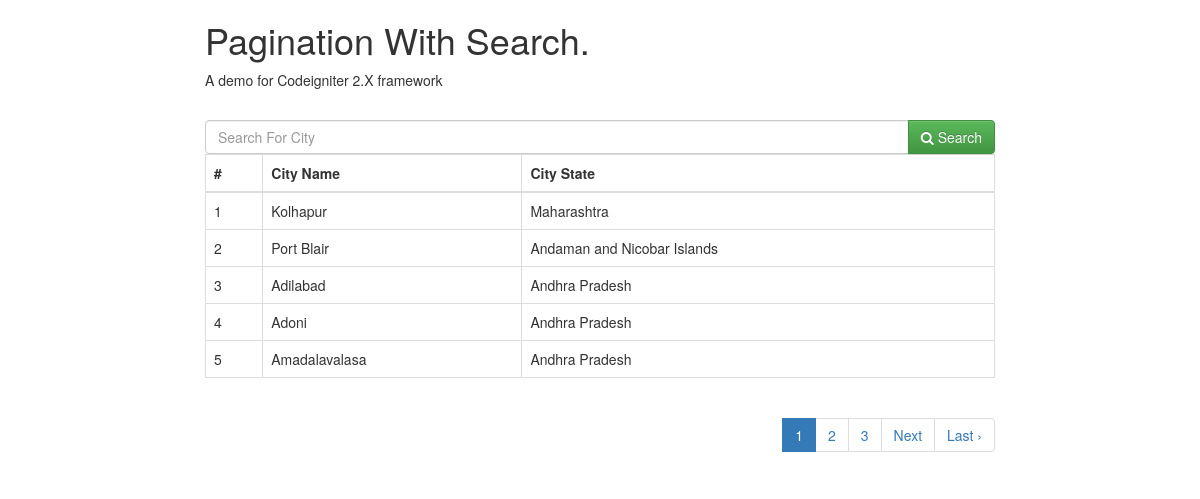
The page / on the database its author committed.
### tables this page shows
CREATE TABLE IF NOT EXISTS `cities` (
  `city_id` int(11) NOT NULL AUTO_INCREMENT,
  `city_name` varchar(100) NOT NULL,
  `city_state` varchar(100) NOT NULL,
  PRIMARY KEY (`city_id`)
);

### index.php (called while the page is built, shortened)
<?php
require_once BASEPATH.'core/CodeIgniter.php';

### application/views/listCities.php (the view, shortened to what this page needs)
?><!DOCTYPE html>
<html lang="en">
    <head>
        <link rel="stylesheet" href="https://maxcdn.bootstrapcdn.com/bootstrap/3.3.7/css/bootstrap.min.css">
        <link rel="stylesheet" href="https://maxcdn.bootstrapcdn.com/bootstrap/3.3.7/css/bootstrap-theme.min.css">
        <link rel="stylesheet" href="https://maxcdn.bootstrapcdn.com/font-awesome/4.6.3/css/font-awesome.min.css">
    </head>
    <body>
        <div id="container">
            <div class="row">
                <div class="col-md-8 col-md-offset-2 col-lg-8 col-lg-offset-2 col-sm-12">
                    <h1>Pagination With Search.</h1>
                    <p>A demo for Codeigniter 2.X framework</p>
                    <br>
                    <form action="" method="GET">
                        <div class="input-group pull-right">
                            <input type="text" class="form-control" placeholder="Search For City"
                                   name="cityFilter" value="<?php
                                   if (!empty($_GET['cityFilter'])) {
                                       echo $_GET['cityFilter'];
                                   }
                                   ?>">
                            <span class="input-group-btn">
                                <button type="submit" class="btn btn-success"><i class="fa fa-search"></i> Search</button>
                            </span>
                        </div>
                    </form>
                    <table class="table table-bordered table-hover" border="1">
                        <thead>
                            <tr>
                                <th>#</th>
                                <th>City Name</th>
                                <th>City State</th>
                            </tr>
                        </thead>
                        <tbody>
                            <?php
                            foreach ($results as $o) {
                                ?>
                                <tr>
                                    <td><?php echo $o->city_id; ?></td>
                                    <td><?php echo $o->city_name; ?></td>
                                    <td><?php echo $o->city_state; ?></td>
                                </tr>
                            <?php }
                            ?>
                        </tbody>
                    </table>
                    <ul class="pagination pull-right">
                        <?php
                        foreach ($links as $link) {
                            echo "<li>" . $link . "</li>";
                        }
                        ?>
                    </ul>
                </div>
            </div>
        </div>
    </body>
</html>

### application/controllers/Listing.php (shortened to what this page needs)
<?php
class Listing extends CI_Controller {
    public function index() {
        $this->db->select("*");
        $this->db->from("cities");
        $cityRecordsCount = $this->db->get();
        $totalRecords = $cityRecordsCount->num_rows();
        $limit = 5;
        if (!empty($_GET['cityFilter'])) {
            $config["base_url"] = base_url('Listing/index?cityFilter=' . $_GET['cityFilter']);
        } else {
            $config["base_url"] = base_url('Listing/index?cityFilter=');
        }
        $config["total_rows"] = $totalRecords;
        $config["per_page"] = $limit;
        $config['use_page_numbers'] = TRUE;
        $config['page_query_string'] = TRUE;
        $config['enable_query_strings'] = TRUE;
        $config['num_links'] = 2;
        $config['cur_tag_open'] = '&nbsp;<li class="active"><a>';
        $config['cur_tag_close'] = '</a></li>';
        $config['next_link'] = 'Next';
        $config['prev_link'] = 'Previous';
        $this->pagination->initialize($config);
        $str_links = $this->pagination->create_links();
        $links = explode('&nbsp;', $str_links);
        $offset = 0;
        $this->db->select("*");
        $this->db->from("cities");
        $this->db->limit($limit, $offset);
        $cityRecords = $this->db->get();
        $this->load->view('listCities', array(
            'totalResult' => $totalRecords,
            'results' => $cityRecords->result(),
            'links' => $links
        ));
    }
}

### rows shown on the page
cities: city_id "1", city_name "Kolhapur", city_state "Maharashtra"
cities: city_id "2", city_name "Port Blair", city_state "Andaman and Nicobar Islands"
cities: city_id "3", city_name "Adilabad", city_state "Andhra Pradesh"
cities: city_id "4", city_name "Adoni", city_state "Andhra Pradesh"
cities: city_id "5", city_name "Amadalavalasa", city_state "Andhra Pradesh"

### other values the page prints
$link "2"
$link "3"
$link "Next"
$link "Last ›"
